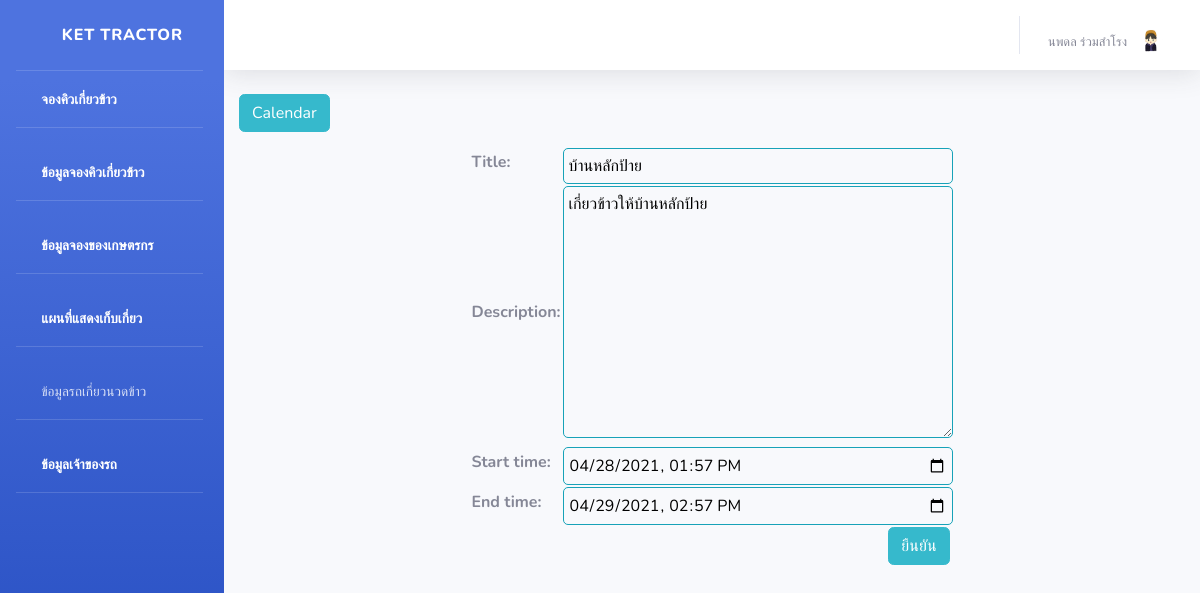
Page /cal/event/edit/1/ (signed in) on the earlier database version.
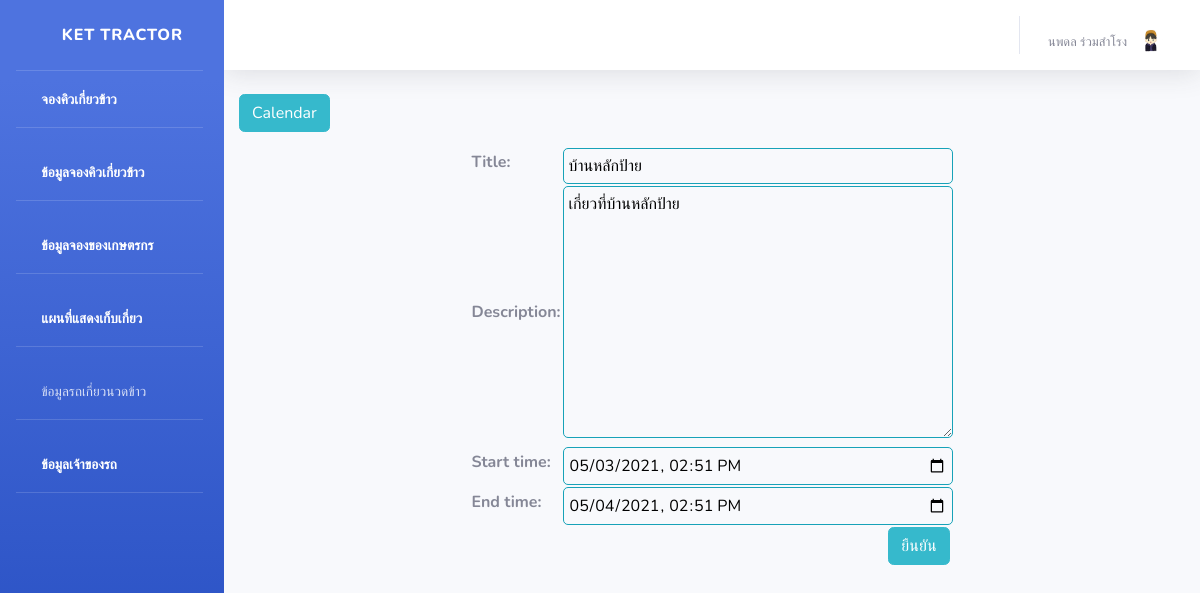
Same page on the later database version.
### api/models.py (models this page shows, shortened)
class Event(models.Model):
    title = models.CharField(max_length=200)
    description = models.TextField()
    start_time = models.DateTimeField()
    end_time = models.DateTimeField()
    class Meta:
        verbose_name = 'ตารางงานรถเกี่ยวนวดข้าว'

### api/views.py (the view)
# urls.py: url(r'^event/edit/(?P<event_id>\d+)/$', views.event, name='event_edit'),
def event(request, event_id=None):
    instance = Event()
    if event_id:
        instance = get_object_or_404(Event, pk=event_id)
    else:
        instance = Event()
    form = EventForm(request.POST or None, instance=instance)
    if request.POST and form.is_valid():
        form.save()
        return HttpResponseRedirect(reverse('api:calendar'))
    return render(request, 'api/event.html', {'form': form})

### api/form.py
class EventForm(forms.ModelForm):
  class Meta:
    model = Event
    widgets = {
      'start_time': DateInput(attrs={'type': 'datetime-local'}, format='%Y-%m-%dT%H:%M'),
      'end_time': DateInput(attrs={'type': 'datetime-local'}, format='%Y-%m-%dT%H:%M'),
    }
    fields = '__all__'
  def __init__(self, *args, **kwargs):
    super(EventForm, self).__init__(*args, **kwargs)
    self.fields['start_time'].input_formats = ('%Y-%m-%dT%H:%M',)
    self.fields['end_time'].input_formats = ('%Y-%m-%dT%H:%M',)

### api/templates/api/event.html (shortened to what this page needs)
{% extends 'api/base.html' %}
{% block content %}
<div class="clearfix">
  <a class="btn btn-info left" href="/cal/calendar"> Calendar </a>
</div>
{% if request.user.is_superuser %}
<form method="post">
  <table class="form form-table">
    {{ form }}
    <tr><td colspan="2"><button  class="btn btn-info right"> ยืนยัน </button></td></tr>
  </table>
  {% endif %}
</form>
{% endblock %}

Differences in the rows shown:
changed Event "บ้านหลักป้าย": description "เกี่ยวข้าวให้บ้านหลักป้าย" → "เกี่ยวที่บ้านหลักป้าย"; start_time "04/28/2021 13:57" → "05/03/2021 14:51"; end_time "04/29/2021 14:57" → "05/04/2021 14:51"
